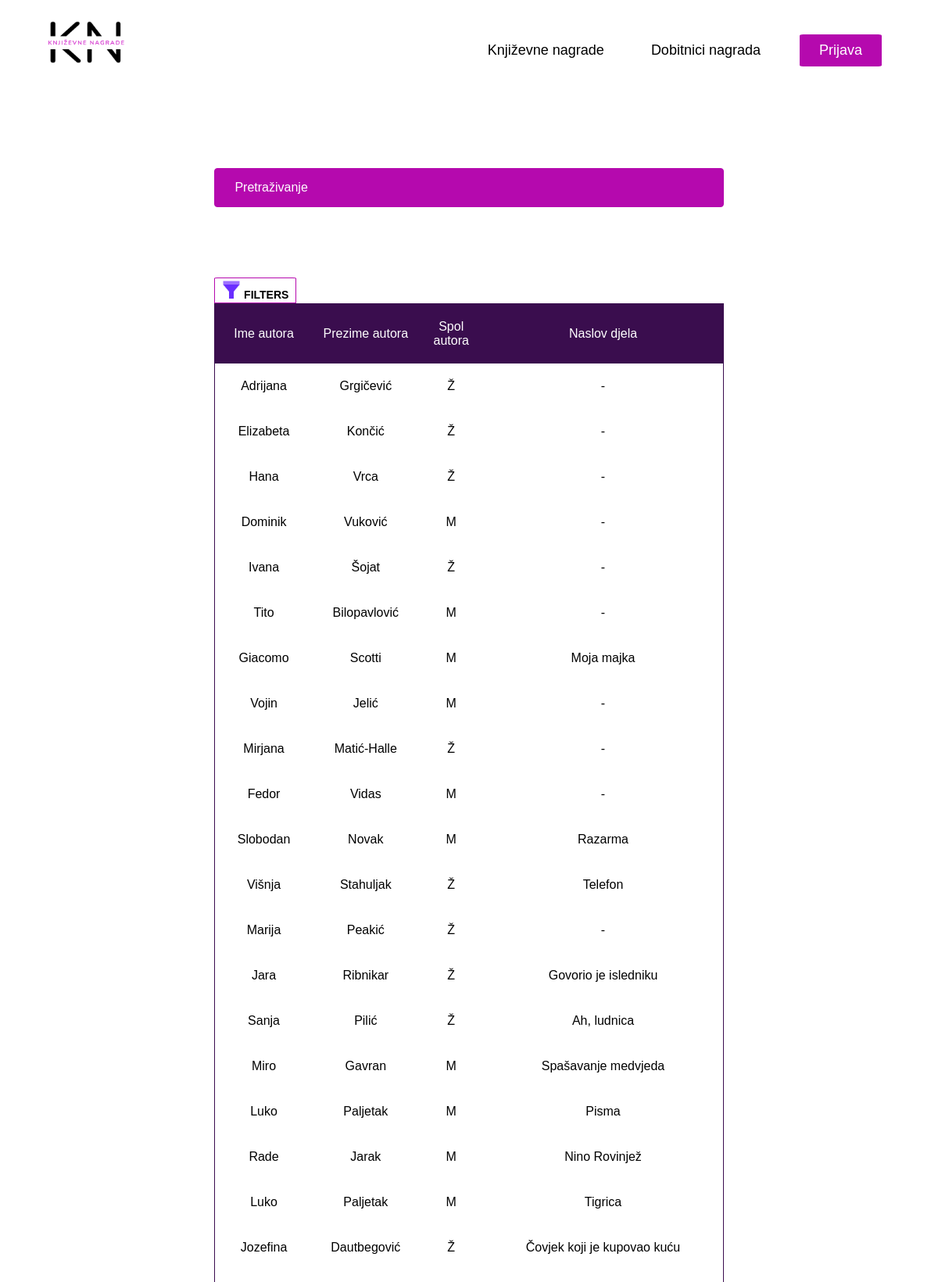
/dobitnici.php (upper part), run on the app's committed database.
### tables this page shows
CREATE TABLE `dobitnici` (
  `id_dobitnika` int(6) NOT NULL,
  `ime_autora` varchar(255) NOT NULL,
  `prezime_autora` varchar(255) NOT NULL,
  `spol_autora` varchar(1) DEFAULT NULL,
  `naslov_djela` varchar(255) DEFAULT NULL
);

### dobitnici.php (the view, shortened to what this page needs)
<?php
include("template_header.php");
include("pdo.php");
?>
<link href="./styles/dobitnici/dobitnici.css" rel="stylesheet" type="text/css" />
<?php
$upit = $db->query("
SELECT *
FROM dobitnici
");
$rezultati = $upit->fetchAll();
echo "<body>";
echo "
<div class='table-container'>
<div class='wrapper'>
";
echo "<input class='input text-default' type='search' id='pretrazi' onchange='(e) => filter(e);' name='pretrazi' placeholder='Pretraživanje'>";
echo "</div>";
echo "<div class='wrapper'>
<div class='box'>
<button onclick='openCloseMenu()' class='box__button' id='filter_button'>
<img src='./media/icons/icons8-filter-32.png' alt='filter' class='box__icon'/>
<span class='box__text'>FILTERS</span>
</button>
</div>
";
echo "<table class='table'>";
echo "<tr class='table-menu'><td class='text text-default'>Ime autora</td>
<td class='text text-default'>Prezime autora</td>
<td class='text text-default'>Spol autora</td>
</td><td class='text text-default'>Naslov djela</td>";
echo "</tr>";
foreach($rezultati as $dobitnik) {
    echo "<tr class='table-row'><td><a class='link text text-default'href='dobitnik.php?id=" . $dobitnik["id_dobitnika"] . "'>
    " . $dobitnik["ime_autora"] . "</a></td>
    <td>" . "<a class='link text text-default' href='dobitnik.php?id=" . $dobitnik["id_dobitnika"] . "'>
    " . $dobitnik["prezime_autora"] . "</a>" . "</td>
    <td class='text text-default'>" . $dobitnik["spol_autora"] . "</td>
    <td class='text text-default'>" . $dobitnik["naslov_djela"] . "</td>";
}
echo "</table>
</div>
</div>";
?>

### template_header.php (shortened to what this page needs)
<!doctype html>
<html class="no-js" lang="en">
<head>
<link rel="stylesheet" href="./styles/header.css" />
<link rel="stylesheet" href="./styles/body.css" />
</head>
<body>
<div id="header" class="header">
  <div class="header__navigation">
    <ul class="navigation__list">
      <?php
      echo isset($_SESSION["username"]) ? '<li class="navigation__item navigation__item--secondary"><a class="navigation__link navigation__link--secondary" href="odjava.php">Odjava</a></li>' :
      '<li class="navigation__item navigation__item--secondary"><a class="navigation__link navigation__link--secondary menu-default" href="prijava.php">Prijava</a></li>';
      ?>
      <li class="navigation__item"><a class="navigation__link text menu-default" href="dobitnici.php">Dobitnici nagrada</a></li>
      <li class="navigation__item"><a class="navigation__link text menu-default" href="nagrade.php">Književne nagrade</a></li>
      <a class="wrapper" href="index.php"><img class="navigation__image" src="./media/logo/Logo.png" alt="logo"></a>
    </ul>
  </div>
</div>
<div class="row">

### styles/header.css (style rules this page uses)
.header { overflow: hidden; padding-bottom: 10px; }
.header__navigation { margin-top: 10px; }
.navigation__list { padding: 0; list-style-type: none; padding-left: 5px; border-radius: 0; }
.navigation__item { float: right; margin-right: 40px; margin-top: 20px; background-image: linear-gradient(#000 0 0); background-position: right bottom; background-size: 0% 2px; background-repeat: no-repeat; transition: background-size 0.5s; font-family: 'Arial'; padding: 10px; text-align: center; }
.navigation__link { text-decoration: none; color: black; font-size: 18px; font-family: "Arial"; }
.navigation__item--secondary { float: right; margin-right: 4rem; background-color: #B509AE; border-radius: 4%; padding-left: 25px; padding-right: 25px; }
.navigation__link--secondary { font-size: 18px; color: white; font-weight: 100; }
.navigation__image { position: absolute; width: 100px; height: 60px; left: 5vw; }

### styles/dobitnici/dobitnici.css (style rules this page uses)
.wrapper { width: 55%; }
.table-container { margin-top: 15vh; display: flex; justify-content: center; flex-wrap: wrap; }
table { width: 100%; font-size: 16px; background-color: white; font-family: "Arial"; border-collapse: collapse; text-align: center; border: 1px solid rgb(58, 13, 78); }
.table-menu { color: white; background-color: rgb(58, 13, 78); }
td { padding: 20px 10px; }
.input { width: 100%; background-color: #B509AE; border: 1px solid #B509AE; font-size: 20px; color: white; outline: none; margin-bottom: 5%; border-radius: 4px; padding: 0 25px; height: 50px; margin-bottom: 5rem; }
.input::placeholder { color: white; }
.link { text-decoration: none; color: black; }
.box { font-family: "Arial", sans-serif; z-index: 3; float: left; margin-top: 10px; }
.box__button { outline: none; background-color: white; border: 1px solid #B509AE; border-top-left-radius: 4%; border-top-right-radius: 4%; padding: 2px 9px; }
.box__text { font-size: 14px; font-weight: bold; }
.box__icon { width: 24px; }
.text-default { font-size: 16px; }

### data on the page
dobitnici: ime_autora "Adrijana", prezime_autora "Grgičević", spol_autora "Ž", naslov_djela "-"
dobitnici: ime_autora "Elizabeta", prezime_autora "Končić", spol_autora "Ž", naslov_djela "-"
dobitnici: ime_autora "Hana", prezime_autora "Vrca", spol_autora "Ž", naslov_djela "-"
dobitnici: ime_autora "Dominik", prezime_autora "Vuković", spol_autora "M", naslov_djela "-"
dobitnici: ime_autora "Ivana", prezime_autora "Šojat", spol_autora "Ž", naslov_djela "-"
dobitnici: ime_autora "Tito", prezime_autora "Bilopavlović", spol_autora "M", naslov_djela "-"
dobitnici: ime_autora "Giacomo", prezime_autora "Scotti", spol_autora "M", naslov_djela "Moja majka"
dobitnici: ime_autora "Vojin", prezime_autora "Jelić", spol_autora "M", naslov_djela "-"
dobitnici: ime_autora "Mirjana", prezime_autora "Matić-Halle", spol_autora "Ž", naslov_djela "-"
dobitnici: ime_autora "Fedor", prezime_autora "Vidas", spol_autora "M", naslov_djela "-"
dobitnici: ime_autora "Slobodan", prezime_autora "Novak", spol_autora "M", naslov_djela "Razarma"
dobitnici: ime_autora "Višnja", prezime_autora "Stahuljak", spol_autora "Ž", naslov_djela "Telefon"
dobitnici: ime_autora "Marija", prezime_autora "Peakić", spol_autora "Ž", naslov_djela "-"
dobitnici: ime_autora "Jara", prezime_autora "Ribnikar", spol_autora "Ž", naslov_djela "Govorio je isledniku"
dobitnici: ime_autora "Sanja", prezime_autora "Pilić", spol_autora "Ž", naslov_djela "Ah, ludnica"
dobitnici: ime_autora "Miro", prezime_autora "Gavran", spol_autora "M", naslov_djela "Spašavanje medvjeda"
dobitnici: ime_autora "Luko", prezime_autora "Paljetak", spol_autora "M", naslov_djela "Pisma"
dobitnici: ime_autora "Rade", prezime_autora "Jarak", spol_autora "M", naslov_djela "Nino Rovinjež"
dobitnici: ime_autora "Luko", prezime_autora "Paljetak", spol_autora "M", naslov_djela "Tigrica"
dobitnici: ime_autora "Jozefina", prezime_autora "Dautbegović", spol_autora "Ž", naslov_djela "Čovjek koji je kupovao kuću"
